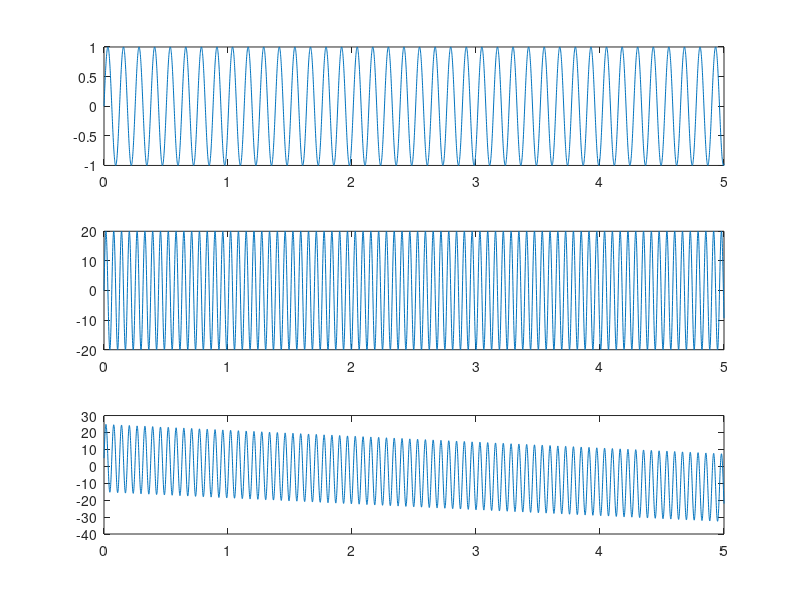

Source code (MATLAB):
t=0:.001:5
m=1*sin(50*t);
c=20*sin(100*t);
M=20*sin(100*t)+ 20*.25*cos(100-50)-20*.25*cos(50+100)*t;
subplot(3,1,1);
plot(t,m)

subplot(3,1,2);
plot(t,c)

subplot(3,1,3);
plot(t,M)
